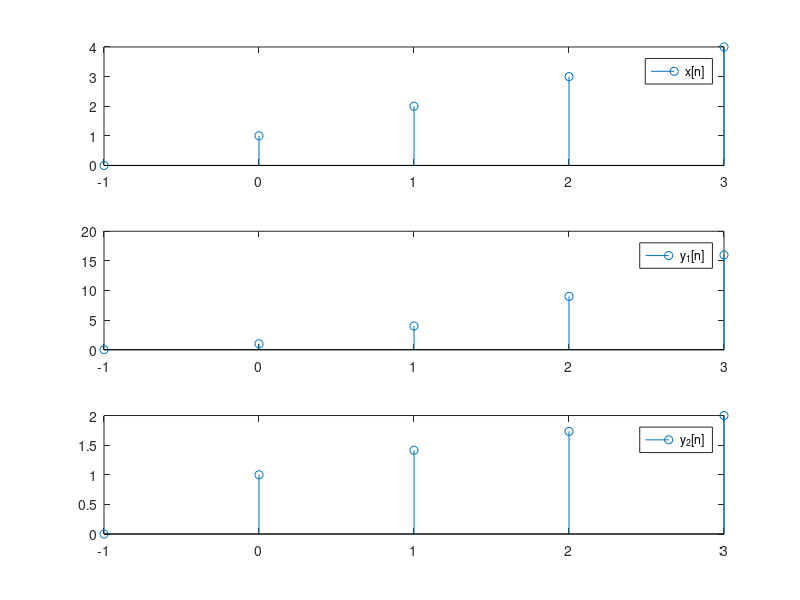

The MATLAB script that drew this image:
clc
clear
close all

subplot(311)
n = -1:3;
x = [0 1 2 3 4];
stem(n,x);%for discrite time
legend('x[n]')

subplot(312)
y_1 = x.^2;
stem(n,y_1);
legend('y_1[n]')

subplot(313)
a = 1/2;
y_2 = x.^a;
stem(n,y_2)
legend('y_2[n]')    
